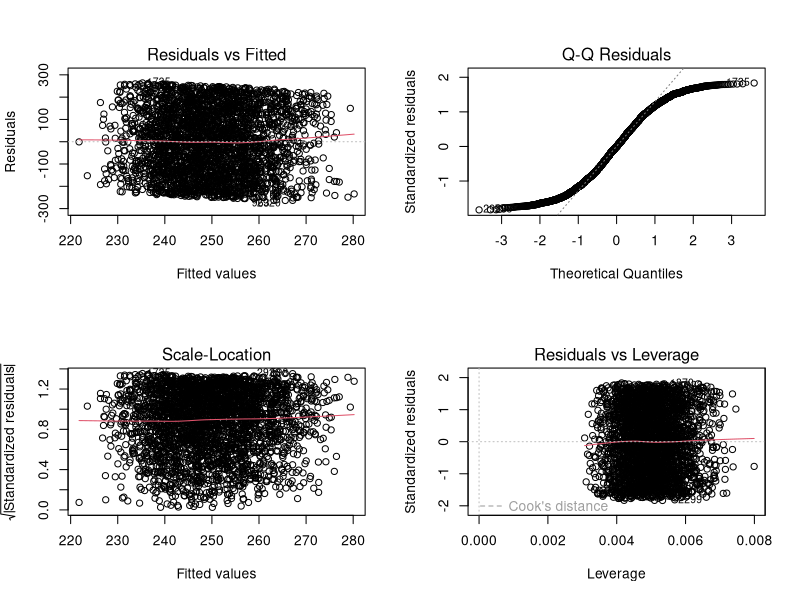

The R source for this figure:
## ---- chunk 1
knitr::opts_chunk$set(echo = TRUE)
packages <- c("tidyverse", "latex2exp", "gridExtra", "rvest", "kableExtra")
lapply(packages, require, character.only = T)
set.seed(420)
## ---- chunk 2
all_data <- read.csv("water_pollution_disease.csv", na.strings = c("", "NA"))
anyNA(all_data)
sum(is.na(all_data))
colSums(is.na(all_data))
## ---- chunk 3

## ---- chunk 4
all_data <- read.csv("water_pollution_disease.csv", na.strings = c("", "NA"))
all_data <- na.omit(all_data) 
## ---- chunk 5
response <- all_data$Diarrheal.Cases.per.100.000.people
x0 <- all_data$Contaminant.Level..ppm.
x1 <- all_data$Bacteria.Count..CFU.mL.
x2 <- all_data$Sanitation.Coverage....of.Population.
x3 <- all_data$GDP.per.Capita..USD.
x4 <- all_data$Access.to.Clean.Water....of.Population.
x5 <- all_data$Healthcare.Access.Index..0.100.

all_data$Water_Treatment_Method <- as.factor(all_data$Water.Treatment.Method)
all_data$Water_Source_Type <- as.factor(all_data$Water.Source.Type)

model <- lm(response ~ x0 + x1 + x2 + x3 + x4 + x5 + Water_Treatment_Method + Water_Source_Type, data=all_data)
summary(model)
## ---- chunk 6
par(mfrow = c(2, 2))
plot(model)
